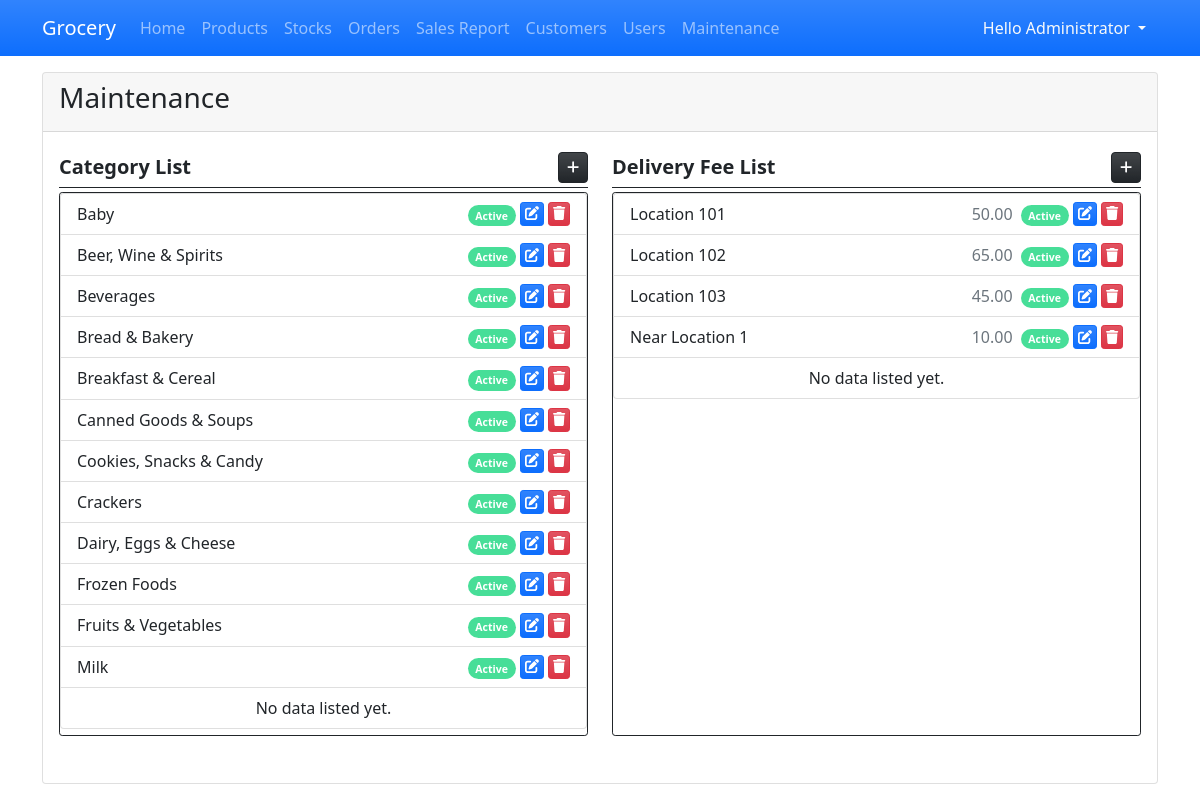
The app's page /admin/?page=maintenance (signed in) with its own data.
### tables this page shows
CREATE TABLE `category_list` (
            `category_id` INTEGER NOT NULL PRIMARY KEY AUTOINCREMENT,
            `name` INTEGER NOT NULL,
            `status` INTEGER NOT NULL Default 1,
            `date_created` TIMESTAMP DEFAULT CURRENT_TIMESTAMP
        );

CREATE TABLE `fees_list` (
            `fee_id` INTEGER NOT NULL PRIMARY KEY AUTOINCREMENT,
            `location` INTEGER NOT NULL,
            `amount` REAL NOT NULL,
            `status` INTEGER NOT NULL Default 1,
            `date_created` TIMESTAMP DEFAULT CURRENT_TIMESTAMP
        );

### admin/maintenance.php (the view, shortened to what this page needs)
<div class="card h-100 d-flex flex-column">
    <div class="card-header d-flex justify-content-between">
        <h3 class="card-title">Maintenance</h3>
    </div>
    <div class="card-body flex-grow-1">
        <div class="col-12 h-100">
            <div class="row h-100">
                <div class="col-md-6 h-100 d-flex flex-column">
                    <div class="w-100 d-flex border-bottom border-dark py-1 mb-1">
                        <div class="fs-5 col-auto flex-grow-1"><b>Category List</b></div>
                        <div class="col-auto flex-grow-0 d-flex justify-content-end">
                            <a href="javascript:void(0)" id="new_category" class="btn btn-dark btn-sm bg-gradient rounded-2" title="Add category"><span class="fa fa-plus"></span></a>
                        </div>
                    </div>
                    <div class="h-100 overflow-auto border rounded-1 border-dark card-panel">
                        <ul class="list-group">
                            <?php
                            $dept_qry = $conn->query("SELECT * FROM `category_list` order by `name` asc");
                            while($row = $dept_qry->fetchArray()):
                            ?>
                            <li class="list-group-item d-flex">
                                <div class="col-auto flex-grow-1">
                                    <?php echo $row['name'] ?>
                                </div>
                                <div class="col-auto">
                                    <?php if($row['status'] == 1): ?>
                                        <a href="javascript:void(0)" class="update_stat_cat badge bg-success bg-gradiend rounded-pill text-decoration-none me-1" title="Update Status" data-toStat = "0" data-id="<?php echo $row['category_id'] ?>" data-name="<?php echo $row['name'] ?>"><small>Active</small></a>
                                        <?php else: ?>
                                        <a href="javascript:void(0)" class="update_stat_cat badge bg-secondary bg-gradiend rounded-pill text-decoration-none me-1" title="Update Status" data-toStat = "1" data-id="<?php echo $row['category_id'] ?>"  data-name="<?php echo $row['name'] ?>"><small>Inactive</small></a>
                                    <?php endif; ?>
                                </div>
                                <div class="col-auto d-flex justify-content-end">
                                    <a href="javascript:void(0)" class="edit_category btn btn-sm btn-primary bg-gradient py-0 px-1 me-1" title="Edit category Details" data-id="<?php echo $row['category_id'] ?>"  data-name="<?php echo $row['name'] ?>"><span class="fa fa-edit"></span></a>
                                    <a href="javascript:void(0)" class="delete_category btn btn-sm btn-danger bg-gradient py-0 px-1" title="Delete category" data-id="<?php echo $row['category_id'] ?>"  data-name="<?php echo $row['name'] ?>"><span class="fa fa-trash"></span></a>
                                </div>
                            </li>
                            <?php endwhile; ?>
                            <?php if(!$dept_qry->fetchArray()): ?>
                                <li class="list-group-item text-center">No data listed yet.</li>
                            <?php endif; ?>
                        </ul>
                    </div>
                </div>
                <div class="col-md-6 h-100 d-flex flex-column">
                    <div class="w-100 d-flex border-bottom border-dark py-1 mb-1">
                        <div class="fs-5 col-auto flex-grow-1"><b>Delivery Fee List</b></div>
                        <div class="col-auto flex-grow-0 d-flex justify-content-end">
                            <a href="javascript:void(0)" id="new_fee" class="btn btn-dark btn-sm bg-gradient rounded-2" title="Add fee"><span class="fa fa-plus"></span></a>
                        </div>
                    </div>
                    <div class="h-100 overflow-auto border rounded-1 border-dark card-panel">
                        <ul class="list-group">
                            <?php
                            $dept_qry = $conn->query("SELECT * FROM `fees_list` order by `location` asc");
                            while($row = $dept_qry->fetchArray()):
                            ?>
                            <li class="list-group-item d-flex">
                                <div class="col-auto flex-grow-1">
                                    <div class="w-100 d-flex">
                                    <span class="col-auto flex-grow-1">
                                        <?php echo $row['location'] ?>
                                    </span>
                                    <span class="col-auto col-auto px-2 text-muted"><?php echo number_format($row['amount'],2) ?></span>
                                    </div>
                                </div>
                                <div class="col-auto">
                                    <?php if($row['status'] == 1): ?>
                                        <a href="javascript:void(0)" class="update_stat_fee badge bg-success bg-gradiend rounded-pill text-decoration-none me-1" title="Update Status" data-toStat = "0" data-id="<?php echo $row['fee_id'] ?>" data-name="<?php echo $row['location'] ?>"><small>Active</small></a>
                                        <?php else: ?>
                                        <a href="javascript:void(0)" class="update_stat_fee badge bg-secondary bg-gradiend rounded-pill text-decoration-none me-1" title="Update Status" data-toStat = "1" data-id="<?php echo $row['fee_id'] ?>"  data-name="<?php echo $row['location'] ?>"><small>Inactive</small></a>
                                    <?php endif; ?>
                                </div>
                                <div class="col-auto d-flex justify-content-end">
                                    <a href="javascript:void(0)" class="edit_fee btn btn-sm btn-primary bg-gradient py-0 px-1 me-1" title="Edit fee Details" data-id="<?php echo $row['fee_id'] ?>"  data-name="<?php echo $row['location'] ?>"><span class="fa fa-edit"></span></a>
                                    <a href="javascript:void(0)" class="delete_fee btn btn-sm btn-danger bg-gradient py-0 px-1" title="Delete fee" data-id="<?php echo $row['fee_id'] ?>"  data-name="<?php echo $row['location'] ?>"><span class="fa fa-trash"></span></a>
                                </div>
                            </li>
                            <?php endwhile; ?>
                            <?php if(!$dept_qry->fetchArray()): ?>
                                <li class="list-group-item text-center">No data listed yet.</li>
                            <?php endif; ?>
                        </ul>
                    </div>
                </div>
            </div>
        </div>
    </div>
</div>

### admin/index.php (shortened to what this page needs)
<?php
$page = isset($_GET['page']) ? $_GET['page'] : 'home';
?>
<!DOCTYPE html>
<html lang="en">
<head>
    <link rel="stylesheet" href="../Font-Awesome-master/css/all.min.css">
    <link rel="stylesheet" href="../css/bootstrap.min.css">
    <link rel="stylesheet" href="../select2/css/select2.min.css">
    <link rel="stylesheet" href="../css/custom.css">
    <link rel="stylesheet" href="../DataTables/datatables.min.css">
</head>
<body>
    <main>
    <nav class="navbar navbar-expand-lg navbar-dark bg-primary bg-gradient" id="topNavBar">
        <div class="container">
            <a class="navbar-brand" href="#">
            Grocery
            </a>
            <div class="collapse navbar-collapse" id="navbarNav">
                <ul class="navbar-nav">
                    <li class="nav-item">
                        <a class="nav-link <?php echo ($page == 'home')? 'active' : '' ?>" aria-current="page" href="./">Home</a>
                    </li>
                    <li class="nav-item">
                        <a class="nav-link  <?php echo ($page == 'products')? 'active' : '' ?>" href="./?page=products">Products</a>
                    </li>
                        <a class="nav-link  <?php echo ($page == 'stocks')? 'active' : '' ?>" href="./?page=stocks">Stocks</a>
                    <li class="nav-item">
                        <a class="nav-link  <?php echo ($page == 'orders')? 'active' : '' ?>" href="./?page=orders">Orders</a>
                    </li>
                    <li class="nav-item">
                        <a class="nav-link  <?php echo ($page == 'report')? 'active' : '' ?>" href="./?page=report">Sales Report</a>
                    </li>
                    <li class="nav-item">
                        <a class="nav-link <?php echo ($page == 'customers')? 'active' : '' ?>" aria-current="page" href="./?page=customers">Customers</a>
                    </li>
                    <li class="nav-item">
                        <a class="nav-link <?php echo ($page == 'users')? 'active' : '' ?>" aria-current="page" href="./?page=users">Users</a>
                    </li>
                    <li class="nav-item">
                        <a class="nav-link" href="./?page=maintenance">Maintenance</a>
                    </li>
                </ul>
            </div>
            <div>
            <div class="dropdown">
                <button class="btn btn-secondary dropdown-toggle bg-transparent  text-light border-0" type="button" id="dropdownMenuButton1" data-bs-toggle="dropdown" aria-expanded="false">
                    Hello <?php echo $_SESSION['fullname'] ?>
                </button>
            </div>
            </div>
        </div>
    </nav>
    <div class="container py-3" id="page-container">
        <?php
            include $page.'.php';
        ?>
    </div>
    </main>
</body>
</html>

### css/custom.css (style rules this page uses)
:root { --bs-success-rgb: 71, 222, 152 !important; }
html, body { height: 100%; width: 100%; }
main { height: 100%; display: flex; flex-flow: column; }
#page-container { flex: 1 1 auto; overflow: auto; }
#topNavBar { flex: 0 1 auto; }

### admin/maintenance.php (style rules this page uses)
.card-panel { overflow:auto !important; height:68vh !important; }

### records on screen
category_list: name "Baby"
category_list: name "Beer, Wine & Spirits"
category_list: name "Beverages"
category_list: name "Bread & Bakery"
category_list: name "Breakfast & Cereal"
category_list: name "Canned Goods & Soups"
category_list: name "Cookies, Snacks & Candy"
category_list: name "Crackers"
category_list: name "Dairy, Eggs & Cheese"
category_list: name "Frozen Foods"
category_list: name "Fruits & Vegetables"
category_list: name "Milk"
fees_list: location "Location 101", amount "50.00"
fees_list: location "Location 102", amount "65.00"
fees_list: location "Location 103", amount "45.00"
fees_list: location "Near Location 1", amount "10.00"

### other values on screen
$_SESSION['fullname'] "Administrator"
